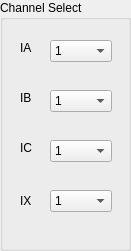
  <widget class="QGroupBox" name="groupBox_5">
   <property name="geometry">
    <rect>
     <x>710</x>
     <y>20</y>
     <width>131</width>
     <height>251</height>
    </rect>
   </property>
   <property name="title">
    <string>Channel Select</string>
   </property>
   <widget class="QLabel" name="label_40">
    <property name="geometry">
     <rect>
      <x>20</x>
      <y>40</y>
      <width>21</width>
      <height>16</height>
     </rect>
    </property>
    <property name="text">
     <string>IA</string>
    </property>
   </widget>
   <widget class="QLabel" name="label_41">
    <property name="geometry">
     <rect>
      <x>20</x>
      <y>90</y>
      <width>21</width>
      <height>16</height>
     </rect>
    </property>
    <property name="text">
     <string>IB</string>
    </property>
   </widget>
   <widget class="QLabel" name="label_42">
    <property name="geometry">
     <rect>
      <x>20</x>
      <y>140</y>
      <width>21</width>
      <height>16</height>
     </rect>
    </property>
    <property name="text">
     <string>IC</string>
    </property>
   </widget>
   <widget class="QLabel" name="label_43">
    <property name="geometry">
     <rect>
      <x>20</x>
      <y>190</y>
      <width>21</width>
      <height>21</height>
     </rect>
    </property>
    <property name="text">
     <string>IX</string>
    </property>
   </widget>
   <widget class="QComboBox" name="comboBox">
    <property name="geometry">
     <rect>
      <x>50</x>
      <y>40</y>
      <width>62</width>
      <height>22</height>
     </rect>
    </property>
    <item>
     <property name="text">
      <string>1</string>
     </property>
    </item>
    <item>
     <property name="text">
      <string>2</string>
     </property>
    </item>
    <item>
     <property name="text">
      <string>3</string>
     </property>
    </item>
    <item>
     <property name="text">
      <string>4</string>
     </property>
    </item>
    <item>
     <property name="text">
      <string>5</string>
     </property>
    </item>
    <item>
     <property name="text">
      <string>6</string>
     </property>
    </item>
    <item>
     <property name="text">
      <string>7</string>
     </property>
    </item>
    <item>
     <property name="text">
      <string>8</string>
     </property>
    </item>
    <item>
     <property name="text">
      <string>9</string>
     </property>
    </item>
    <item>
     <property name="text">
      <string>10</string>
     </property>
    </item>
    <item>
     <property name="text">
      <string>11</string>
     </property>
    </item>
    <item>
     <property name="text">
      <string>12</string>
     </property>
    </item>
    <item>
     <property name="text">
      <string>13</string>
     </property>
    </item>
    <item>
     <property name="text">
      <string>14</string>
     </property>
    </item>
    <item>
     <property name="text">
      <string>15</string>
     </property>
    </item>
    <item>
     <property name="text">
      <string>16</string>
     </property>
    </item>
    <item>
     <property name="text">
      <string>17</string>
     </property>
    </item>
    <item>
     <property name="text">
      <string>18</string>
     </property>
    </item>
    <item>
     <property name="text">
      <string>19</string>
     </property>
    </item>
    <item>
     <property name="text">
      <string>20</string>
     </property>
    </item>
    <item>
     <property name="text">
      <string>21</string>
     </property>
    </item>
    <item>
     <property name="text">
      <string>22</string>
     </property>
    </item>
   </widget>
   <widget class="QComboBox" name="comboBox_2">
    <property name="geometry">
     <rect>
      <x>50</x>
      <y>90</y>
      <width>62</width>
      <height>22</height>
     </rect>
    </property>
    <item>
     <property name="text">
      <string>1</string>
     </property>
    </item>
    <item>
     <property name="text">
      <string>2</string>
     </property>
    </item>
    <item>
     <property name="text">
      <string>3</string>
     </property>
    </item>
    <item>
     <property name="text">
      <string>4</string>
     </property>
    </item>
    <item>
     <property name="text">
      <string>5</string>
     </property>
    </item>
    <item>
     <property name="text">
      <string>6</string>
     </property>
    </item>
    <item>
     <property name="text">
      <string>7</string>
     </property>
    </item>
    <item>
     <property name="text">
      <string>8</string>
     </property>
    </item>
    <item>
     <property name="text">
      <string>9</string>
     </property>
    </item>
    <item>
     <property name="text">
      <string>10</string>
     </property>
    </item>
    <item>
     <property name="text">
      <string>11</string>
     </property>
    </item>
    <item>
     <property name="text">
      <string>12</string>
     </property>
    </item>
    <item>
     <property name="text">
      <string>13</string>
     </property>
    </item>
    <item>
     <property name="text">
      <string>14</string>
     </property>
    </item>
    <item>
     <property name="text">
      <string>15</string>
     </property>
    </item>
    <item>
     <property name="text">
      <string>16</string>
     </property>
    </item>
    <item>
     <property name="text">
      <string>17</string>
     </property>
    </item>
    <item>
     <property name="text">
      <string>18</string>
     </property>
    </item>
    <item>
     <property name="text">
      <string>19</string>
     </property>
    </item>
    <item>
     <property name="text">
      <string>20</string>
     </property>
    </item>
    <item>
     <property name="text">
      <string>21</string>
     </property>
    </item>
    <item>
     <property name="text">
      <string>22</string>
     </property>
    </item>
   </widget>
   <widget class="QComboBox" name="comboBox_3">
    <property name="geometry">
     <rect>
      <x>50</x>
      <y>140</y>
      <width>62</width>
      <height>22</height>
     </rect>
    </property>
    <item>
     <property name="text">
      <string>1</string>
     </property>
    </item>
    <item>
     <property name="text">
      <string>2</string>
     </property>
    </item>
    <item>
     <property name="text">
      <string>3</string>
     </property>
    </item>
    <item>
     <property name="text">
      <string>4</string>
     </property>
    </item>
    <item>
     <property name="text">
      <string>5</string>
     </property>
    </item>
    <item>
     <property name="text">
      <string>6</string>
     </property>
    </item>
    <item>
     <property name="text">
      <string>7</string>
     </property>
    </item>
    <item>
     <property name="text">
      <string>8</string>
     </property>
    </item>
    <item>
     <property name="text">
      <string>9</string>
     </property>
    </item>
    <item>
     <property name="text">
      <string>10</string>
     </property>
    </item>
    <item>
     <property name="text">
      <string>11</string>
     </property>
    </item>
    <item>
     <property name="text">
      <string>12</string>
     </property>
    </item>
    <item>
     <property name="text">
      <string>13</string>
     </property>
    </item>
    <item>
     <property name="text">
      <string>14</string>
     </property>
    </item>
    <item>
     <property name="text">
      <string>15</string>
     </property>
    </item>
    <item>
     <property name="text">
      <string>16</string>
     </property>
    </item>
    <item>
     <property name="text">
      <string>17</string>
     </property>
    </item>
    <item>
     <property name="text">
      <string>18</string>
     </property>
    </item>
    <item>
     <property name="text">
      <string>19</string>
     </property>
    </item>
    <item>
     <property name="text">
      <string>20</string>
     </property>
    </item>
    <item>
     <property name="text">
      <string>21</string>
     </property>
    </item>
    <item>
     <property name="text">
      <string>22</string>
     </property>
    </item>
   </widget>
   <widget class="QComboBox" name="comboBox_4">
    <property name="geometry">
     <rect>
      <x>50</x>
      <y>190</y>
      <width>62</width>
      <height>22</height>
     </rect>
    </property>
    <item>
     <property name="text">
      <string>1</string>
     </property>
    </item>
    <item>
     <property name="text">
      <string>2</string>
     </property>
    </item>
    <item>
     <property name="text">
      <string>3</string>
     </property>
    </item>
    <item>
     <property name="text">
      <string>4</string>
     </property>
    </item>
    <item>
     <property name="text">
      <string>5</string>
     </property>
    </item>
    <item>
     <property name="text">
      <string>6</string>
     </property>
    </item>
    <item>
     <property name="text">
      <string>7</string>
     </property>
    </item>
    <item>
     <property name="text">
      <string>8</string>
     </property>
    </item>
    <item>
     <property name="text">
      <string>9</string>
     </property>
    </item>
    <item>
     <property name="text">
      <string>10</string>
     </property>
    </item>
    <item>
     <property name="text">
      <string>11</string>
     </property>
    </item>
    <item>
     <property name="text">
      <string>12</string>
     </property>
    </item>
    <item>
     <property name="text">
      <string>13</string>
     </property>
    </item>
    <item>
     <property name="text">
      <string>14</string>
     </property>
    </item>
    <item>
     <property name="text">
      <string>15</string>
     </property>
    </item>
    <item>
     <property name="text">
      <string>16</string>
     </property>
    </item>
    <item>
     <property name="text">
      <string>17</string>
     </property>
    </item>
    <item>
     <property name="text">
      <string>18</string>
     </property>
    </item>
    <item>
     <property name="text">
      <string>19</string>
     </property>
    </item>
    <item>
     <property name="text">
      <string>20</string>
     </property>
    </item>
    <item>
     <property name="text">
      <string>21</string>
     </property>
    </item>
    <item>
     <property name="text">
      <string>22</string>
     </property>
    </item>
   </widget>
  </widget>
